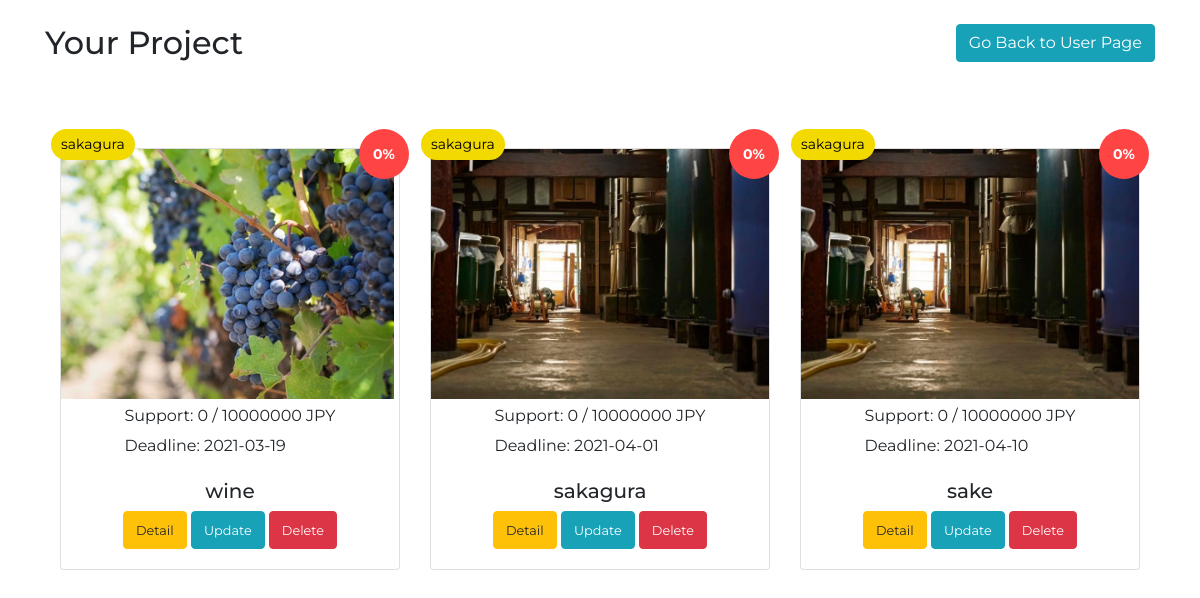
Page /project_useronly.php (signed in) on the committed database.
### tables this page shows
CREATE TABLE `project` (
  `project_id` int(11) NOT NULL,
  `user_id` int(11) NOT NULL,
  `total_support` varchar(100) DEFAULT NULL,
  `deadline` date DEFAULT NULL,
  `tytle` varchar(100) NOT NULL,
  `company_name` varchar(100) NOT NULL,
  `company_url` varchar(100) DEFAULT NULL,
  `category` varchar(100) DEFAULT NULL,
  `project_img` varchar(100) DEFAULT NULL,
  `movie_url` varchar(255) DEFAULT NULL,
  `message` text,
  `return_support` varchar(100) DEFAULT NULL,
  `return_product` varchar(255) DEFAULT NULL,
  `return_discription` text,
  `return_date` varchar(100) DEFAULT NULL,
  `return_img` varchar(255) DEFAULT NULL,
  `pj_date_added` timestamp NOT NULL DEFAULT CURRENT_TIMESTAMP
);

### classes/Database.php (called while the page is built, shortened)
<?php
    class Database{
        private $servername='us-cdbr-east-04.cleardb.com';
        private $username='b185b47a594a3b';
        private $password='dee1e978';
        private $db_name='heroku_23d4a01d829b1a3';
        public function __construct(){
            $this->conn = new mysqli(
                $this->servername,
                $this->username,
                $this->password,
                $this->db_name
            );
            if($this->conn == TRUE){
                return $this->conn;
            } else{
                die('ERROR '.$this->conn->connect_error);
            }
        }
    }
?>

### profile_action.php (called while the page is built, shortened)
<?php
    include 'classes/Profile.php';
    $profileObj = new Profile;
?>

### classes/Profile.php (called while the page is built, shortened)
<?php
    include 'Database.php';
    class Profile extends Database{
        public function read_user_project($user_id){
            $sql = "SELECT * FROM project WHERE user_id = '$user_id'";
            $result = $this->conn->query($sql);
            if($result->num_rows > 0){
                $container = array();
                while($row = $result->fetch_assoc()){
                    $container[] = $row;
                }
                return $container;
            }else{
                return FALSE;
            }
        }
        public function total_project_support($project_id){
            $sql = "SELECT sum(CAST(p_price AS UNSIGNED))AS tp_support FROM payment WHERE project_id = '$project_id'";
            $result = $this->conn->query($sql);
            if($result == FALSE){
               return FALSE;
            }else{
                return $result->fetch_assoc();
            }
        }
    }
?>

### project_useronly.php (the view, shortened to what this page needs)
<?php
    include 'profile_action.php';
    $user_id = $_SESSION['user_id'];
    $project_userlist = $profileObj->read_user_project($user_id);
?>
<!doctype html>
<html lang="en">
  <head>
    <link rel="stylesheet" href="https://stackpath.bootstrapcdn.com/bootstrap/4.3.1/css/bootstrap.min.css">
  </head>
  <body>
  <div class="container">
    <br>
    <h2>Your Project <a href="profile_read.php" class="btn btn-info float-right">Go Back to User Page</a></h2>
	<br>
	<div class="row" id="ads">
    <?php foreach($project_userlist as $row):
        $project_id = $row['project_id'];
        $total_project_support = $profileObj->total_project_support($project_id);
        $tp_ratio = round($total_project_support['tp_support'] / $row['total_support'] * 100, 1);
    ?>
    <div class="col-md-4 mt-4">
        <div class="card rounded">
            <div class="card-image">
                <span class="card-notify-badge"><?php echo $row['company_name'] ?></span>
                <span class="card-notify-year">
                    <strong>
                        <?php if($total_project_support['tp_support']==FALSE){echo "0%";}else{echo $tp_ratio. "%" ;} ?>
                    </strong>
                </span>
                <img class="img-fluid" src="project_img/<?php echo $row['project_img'] ?>" alt="Alternate Text" style="height:250px; width:auto; object-fit:cover;">
            </div>
            <div class="card-image-overlay m-auto">
                <small>Support: <?php if($total_project_support['tp_support']==false){echo "0";}else{echo $total_project_support['tp_support'];} ?> / <?php echo $row['total_support'] ?> JPY</small><br>
                <small>Deadline: <?php echo $row['deadline'] ?></small>
            </div>
            <div class="card-body text-center">
                <h5><?php echo $row['tytle'] ?></h5>
                <a class="btn btn-warning" href="pj_detail.php?project_id=<?php echo $project_id ?>"><small>Detail</small></a>
                <a class="btn btn-info" href="pj_update.php?project_id=<?php echo $project_id ?>"><small>Update</small></a>
                <a class="btn btn-danger" href="pj_delete_alert.php?project_id=<?php echo $project_id ?>"><small>Delete</small></a>
            </div>
        </div>
    </div>
    <?php endforeach; ?>
</div>
  </body>
</html>

### project_useronly.php (style rules this page uses)
body { font-family: 'Montserrat', sans-serif; }
#ads { margin: 30px 0 30px 0; }
#ads .card-notify-badge { position: absolute; left: -10px; top: -20px; background: #f2d900; text-align: center; border-radius: 30px 30px 30px 30px; color: #000; padding: 5px 10px; font-size: 14px; }
#ads .card-notify-year { position: absolute; right: -10px; top: -20px; background: #ff4444; border-radius: 50%; text-align: center; color: #fff; font-size: 14px; width: 50px; height: 50px; padding: 15px 0 0 0; }
#ads .card-image-overlay { font-size: 20px; }

### rows in the picture
project: company_name "sakagura", project_img (picture), total_support "10000000", deadline "2021-03-19", tytle "wine"
project: company_name "sakagura", project_img (picture), total_support "10000000", deadline "2021-04-01", tytle "sakagura"
project: company_name "sakagura", project_img (picture), total_support "10000000", deadline "2021-04-10", tytle "sake"
